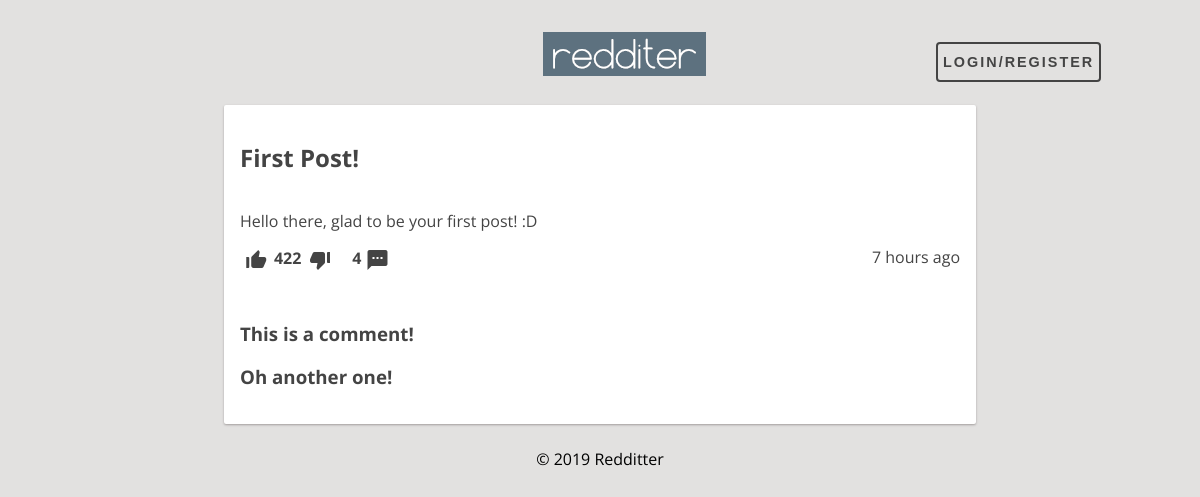
The app's page /pages/post.php?id=1 with its own data.
### tables this page shows
CREATE TABLE Post (
    postID INTEGER PRIMARY KEY AUTOINCREMENT,
    userID VARCHAR REFERENCES User ON DELETE CASCADE,
    title VARCHAR NOT NULL,
    content VARCHAR NOT NULL,
    postDate DATE NOT NULL DEFAULT (strftime('%s', 'now')),
    points INTEGER DEFAULT 0
);

CREATE TABLE PostComment (
    postID INTEGER REFERENCES Post ON DELETE CASCADE,
    commentID INTEGER REFERENCES Comment ON DELETE CASCADE,
    PRIMARY KEY (postID, commentID)
);

CREATE TABLE Comment (
    commentID INTEGER PRIMARY KEY AUTOINCREMENT,
    userID VARCHAR REFERENCES User ON DELETE CASCADE,
    content VARCHAR NOT NULL,
    commentDate DATE NOT NULL DEFAULT (strftime('%s', 'now')),
    points INTEGER DEFAULT 0
);

### database/post.php (called while the page is built, shortened)
<?php
function getPostById($postID) {
	global $dbh;
	try {
		$stmt = $dbh->prepare("SELECT *	FROM Post WHERE postID = ?");
		$stmt->execute(array($postID));
		return $stmt->fetch();
	} catch(PDOException $e) {
		echo $e->getMessage();
		return null;
	}
}
function getNumberComments($postID) {
	global $dbh;
	try {
		$stmt = $dbh->prepare("SELECT count(*) as NbComments FROM PostComment Where postID = ?");
		$stmt->execute(array($postID));
		return $stmt->fetch();
	} catch(PDOException $e) {
		echo $e->getMessage();
		return null;
	}
}
?>

### database/timeAgo.php (called while the page is built, shortened)
<?php
    function time_ago( $time )
    {
        $out    = '';
        $now    = time();
        $diff   = $now - $time;
        if( $diff < 60 )
            return TIMEBEFORE_NOW;
        elseif( $diff < 3600 )
            return str_replace( '{num}', ( $out = round( $diff / 60 ) ), $out == 1 ? TIMEBEFORE_MINUTE : TIMEBEFORE_MINUTES );
        elseif( $diff < 3600 * 24 )
            return str_replace( '{num}', ( $out = round( $diff / 3600 ) ), $out == 1 ? TIMEBEFORE_HOUR : TIMEBEFORE_HOURS );
        elseif( $diff < 3600 * 24 * 2 )
            return TIMEBEFORE_YESTERDAY;
        else
            return strftime( date( 'Y', $time ) == date( 'Y' ) ? TIMEBEFORE_FORMAT : TIMEBEFORE_FORMAT_YEAR, $time );
    }
?>

### database/comment.php (called while the page is built, shortened)
<?php
function getCommentsByPost($postID) {
	global $dbh;
	try {
		$stmt = $dbh->prepare("SELECT * FROM Comment, PostComment WHERE PostComment.postID = ? AND Comment.commentID = PostComment.commentID
			AND PostComment.commentID NOT IN (SELECT commentSon FROM ChildComment)");
		$stmt->execute(array($postID));
		return $stmt->fetchAll();
	} catch(PDOException $e) {
		echo $e->getMessage();
		return null;
	}
}
?>

### templates/components/post.php (the view, shortened to what this page needs)
<?php
require_once($_SERVER['DOCUMENT_ROOT'].'/database/timeAgo.php');
?>
<article class="post container">
    <a href="/pages/post.php?id=<?=$post["postID"]?>">
        <h1><?=$post["title"]?></h1>
    </a>
    <section id="post-content">
        <p><?=$post["content"]?></p>
    </section>
    <section id="post-info">
        <label for="upvote<?=$post["postID"]?>">
            <i id="staticUp<?=$post["postID"]?>" class="material-icons">thumb_up_alt</i>
        </label>
        <p id="pp<?=$post["postID"]?>"><?=$post["points"]?></p>
        <label for="downvote<?=$post["postID"]?>">
            <i id="staticDown<?=$post["postID"]?>" class="material-icons">thumb_down_alt</i>
        </label>
        <p id="nbComments"><?=$numberComments["NbComments"]?></p>
        <a id="nbCommentsLink" href="/pages/post.php?id=<?=$post["postID"]?>">
            <i class="material-icons">textsms</i>
        </a>
        <p id="time_ago"><?=time_ago($post["postDate"])?></p>
    </section>
    <?php if (isset($comments)) { ?>
        <section id="post-comments">
            <?php foreach($comments as $comment) { ?>
                <h1><?=$comment["content"]?></h1>
            <?php } ?>
        </section>
    <?php } ?>
</article>

### css/style.css (style rules this page uses)
body { background: #e2e1e0; font-family: 'Open Sans', sans-serif; margin: 2em; display: grid; grid-gap: 0.5rem 0.5rem; grid-template-areas: "header" "main" "footer"; }
.post { background: #ffffff; transition: all 0.3s cubic-bezier(.25,.8,.25,1); box-shadow: 0 1px 3px rgba(133, 96, 96, 0.12), 0 1px 2px rgba(0,0,0,0.24); display: flex; flex-direction: column; justify-content: space-evenly; }
#post-page .post { width: 45em; }
.post h1 { font-weight: bold; color: #444; }
.post #post-content, #post-info { color: #444; }
a { text-decoration: none; color: #444; }
.container { border-radius: 2px; padding: 1em; margin: 1em; word-wrap: break-word; cursor: default; }
#post-info p[id^="pp"] { font-weight: bold; display: inline; position: relative; left: 0.1em; bottom: 0.5em; }
#time_ago { position: relative; bottom: 1.1em; float: right; }
#nbComments { font-weight: bold; display: inline; position: relative; left: 1em; bottom: 0.5em; }
#nbCommentsLink { position: relative; left: 1em; }
#post-info label { cursor: pointer; transition: color 1s; }

### records on screen
post: title "First Post!", content "Hello there, glad to be your first post! :D", points "422", postDate "7 hours ago"
postcomment: commentID.content "This is a comment!"
postcomment: commentID.content "Oh another one!"

### other values on screen
$numberComments["NbComments"] "4"
